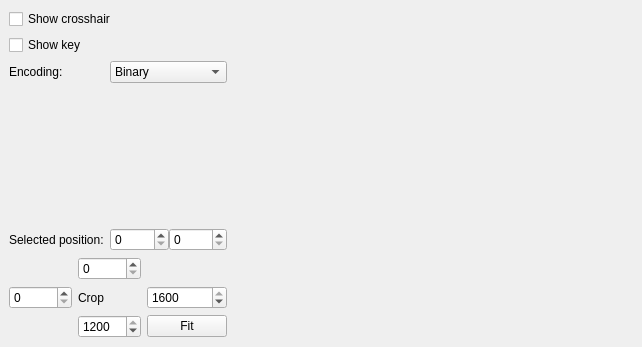
<?xml version="1.0" encoding="UTF-8"?>
<ui version="4.0">
 <class>ImageAnalysisWidget</class>
 <widget class="QWidget" name="ImageAnalysisWidget">
  <property name="geometry">
   <rect>
    <x>0</x>
    <y>0</y>
    <width>642</width>
    <height>347</height>
   </rect>
  </property>
  <property name="windowTitle">
   <string>Form</string>
  </property>
  <layout class="QHBoxLayout" name="horizontalLayout">
   <property name="spacing">
    <number>0</number>
   </property>
   <property name="margin">
    <number>0</number>
   </property>
   <item>
    <widget class="QWidget" name="widget_2" native="true">
     <property name="sizePolicy">
      <sizepolicy hsizetype="Fixed" vsizetype="Preferred">
       <horstretch>0</horstretch>
       <verstretch>0</verstretch>
      </sizepolicy>
     </property>
     <property name="baseSize">
      <size>
       <width>0</width>
       <height>0</height>
      </size>
     </property>
     <layout class="QGridLayout" name="gridLayout">
      <item row="2" column="1">
       <widget class="QComboBox" name="imageType">
        <item>
         <property name="text">
          <string>Binary</string>
         </property>
        </item>
        <item>
         <property name="text">
          <string>Reduced binary</string>
         </property>
        </item>
        <item>
         <property name="text">
          <string>Phase map</string>
         </property>
        </item>
        <item>
         <property name="text">
          <string>Hybrid</string>
         </property>
        </item>
       </widget>
      </item>
      <item row="4" column="1">
       <widget class="QWidget" name="widget_3" native="true">
        <layout class="QHBoxLayout" name="horizontalLayout_2">
         <property name="spacing">
          <number>0</number>
         </property>
         <property name="margin">
          <number>0</number>
         </property>
         <item>
          <widget class="QSpinBox" name="selectedU">
           <property name="sizePolicy">
            <sizepolicy hsizetype="Minimum" vsizetype="Fixed">
             <horstretch>0</horstretch>
             <verstretch>0</verstretch>
            </sizepolicy>
           </property>
          </widget>
         </item>
         <item>
          <widget class="QSpinBox" name="selectedV">
           <property name="sizePolicy">
            <sizepolicy hsizetype="Minimum" vsizetype="Fixed">
             <horstretch>0</horstretch>
             <verstretch>0</verstretch>
            </sizepolicy>
           </property>
          </widget>
         </item>
        </layout>
       </widget>
      </item>
      <item row="2" column="0">
       <widget class="QLabel" name="label_2">
        <property name="sizePolicy">
         <sizepolicy hsizetype="Fixed" vsizetype="Preferred">
          <horstretch>0</horstretch>
          <verstretch>0</verstretch>
         </sizepolicy>
        </property>
        <property name="text">
         <string>Encoding:</string>
        </property>
       </widget>
      </item>
      <item row="1" column="0" colspan="2">
       <widget class="QCheckBox" name="showKey">
        <property name="text">
         <string>Show key</string>
        </property>
       </widget>
      </item>
      <item row="0" column="0" colspan="2">
       <widget class="QCheckBox" name="showCrosshair">
        <property name="text">
         <string>Show crosshair</string>
        </property>
       </widget>
      </item>
      <item row="3" column="0" colspan="2">
       <spacer name="verticalSpacer">
        <property name="orientation">
         <enum>Qt::Vertical</enum>
        </property>
        <property name="sizeHint" stdset="0">
         <size>
          <width>20</width>
          <height>40</height>
         </size>
        </property>
       </spacer>
      </item>
      <item row="4" column="0">
       <widget class="QLabel" name="label">
        <property name="sizePolicy">
         <sizepolicy hsizetype="Fixed" vsizetype="Preferred">
          <horstretch>0</horstretch>
          <verstretch>0</verstretch>
         </sizepolicy>
        </property>
        <property name="text">
         <string>Selected position:</string>
        </property>
       </widget>
      </item>
      <item row="5" column="0" colspan="2">
       <layout class="QGridLayout" name="gridLayout_2">
        <item row="0" column="1">
         <widget class="QSpinBox" name="cropTop">
          <property name="maximum">
           <number>1200</number>
          </property>
          <property name="singleStep">
           <number>10</number>
          </property>
         </widget>
        </item>
        <item row="2" column="0">
         <widget class="QSpinBox" name="cropLeft">
          <property name="maximum">
           <number>1600</number>
          </property>
          <property name="singleStep">
           <number>10</number>
          </property>
         </widget>
        </item>
        <item row="2" column="2">
         <widget class="QSpinBox" name="cropRight">
          <property name="maximum">
           <number>1600</number>
          </property>
          <property name="singleStep">
           <number>10</number>
          </property>
          <property name="value">
           <number>1600</number>
          </property>
         </widget>
        </item>
        <item row="3" column="1">
         <widget class="QSpinBox" name="cropBot">
          <property name="maximum">
           <number>1200</number>
          </property>
          <property name="singleStep">
           <number>10</number>
          </property>
          <property name="value">
           <number>1200</number>
          </property>
         </widget>
        </item>
        <item row="3" column="2">
         <widget class="QPushButton" name="pushButton">
          <property name="text">
           <string>Fit</string>
          </property>
          <property name="icon">
           <iconset resource="icons.qrc">
            <normaloff>:/oxygen/icons/oxygen/zoom-draw.png</normaloff>:/oxygen/icons/oxygen/zoom-draw.png</iconset>
          </property>
         </widget>
        </item>
        <item row="2" column="1">
         <widget class="QLabel" name="label_3">
          <property name="text">
           <string>Crop</string>
          </property>
         </widget>
        </item>
       </layout>
      </item>
     </layout>
    </widget>
   </item>
   <item>
    <widget class="ImageViewWidget" name="image" native="true">
     <property name="autoFillBackground">
      <bool>true</bool>
     </property>
     <zorder>widget_2</zorder>
    </widget>
   </item>
  </layout>
 </widget>
 <customwidgets>
  <customwidget>
   <class>ImageViewWidget</class>
   <extends>QWidget</extends>
   <header>gui/imageviewwidget.h</header>
   <container>1</container>
  </customwidget>
 </customwidgets>
 <resources>
  <include location="icons.qrc"/>
 </resources>
 <connections>
  <connection>
   <sender>imageType</sender>
   <signal>currentIndexChanged(int)</signal>
   <receiver>ImageAnalysisWidget</receiver>
   <slot>setImageDisplayed(int)</slot>
   <hints>
    <hint type="sourcelabel">
     <x>195</x>
     <y>87</y>
    </hint>
    <hint type="destinationlabel">
     <x>320</x>
     <y>173</y>
    </hint>
   </hints>
  </connection>
  <connection>
   <sender>cropBot</sender>
   <signal>valueChanged(int)</signal>
   <receiver>ImageAnalysisWidget</receiver>
   <slot>cropBottomChanged(int)</slot>
   <hints>
    <hint type="sourcelabel">
     <x>128</x>
     <y>319</y>
    </hint>
    <hint type="destinationlabel">
     <x>320</x>
     <y>173</y>
    </hint>
   </hints>
  </connection>
  <connection>
   <sender>cropLeft</sender>
   <signal>valueChanged(int)</signal>
   <receiver>ImageAnalysisWidget</receiver>
   <slot>cropLeftChanged(int)</slot>
   <hints>
    <hint type="sourcelabel">
     <x>47</x>
     <y>280</y>
    </hint>
    <hint type="destinationlabel">
     <x>320</x>
     <y>173</y>
    </hint>
   </hints>
  </connection>
  <connection>
   <sender>cropRight</sender>
   <signal>valueChanged(int)</signal>
   <receiver>ImageAnalysisWidget</receiver>
   <slot>cropRightChanged(int)</slot>
   <hints>
    <hint type="sourcelabel">
     <x>214</x>
     <y>280</y>
    </hint>
    <hint type="destinationlabel">
     <x>320</x>
     <y>173</y>
    </hint>
   </hints>
  </connection>
  <connection>
   <sender>cropTop</sender>
   <signal>valueChanged(int)</signal>
   <receiver>ImageAnalysisWidget</receiver>
   <slot>cropTopChanged(int)</slot>
   <hints>
    <hint type="sourcelabel">
     <x>128</x>
     <y>241</y>
    </hint>
    <hint type="destinationlabel">
     <x>320</x>
     <y>173</y>
    </hint>
   </hints>
  </connection>
 </connections>
 <slots>
  <slot>setImageDisplayed(int)</slot>
  <slot>cropTopChanged(int)</slot>
  <slot>cropBottomChanged(int)</slot>
  <slot>cropLeftChanged(int)</slot>
  <slot>cropRightChanged(int)</slot>
 </slots>
</ui>
